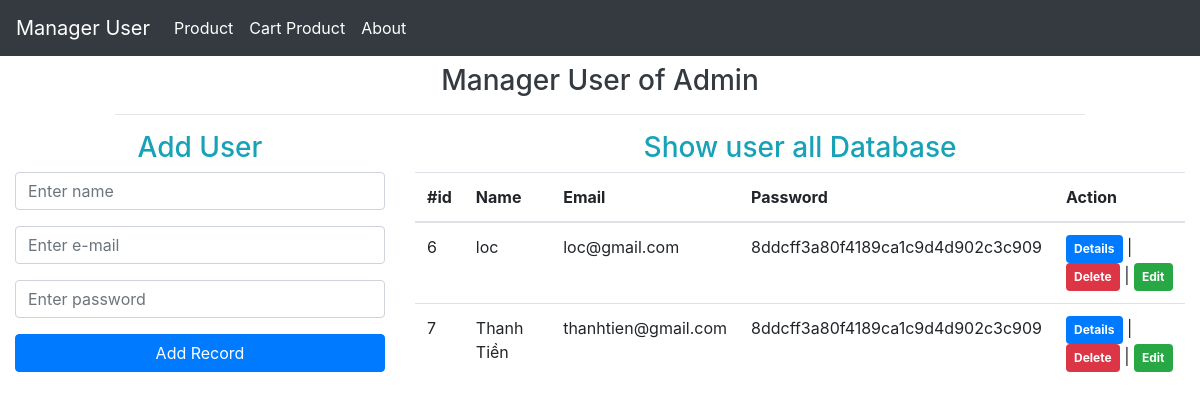
Page /admin/index.php on the earlier database version.
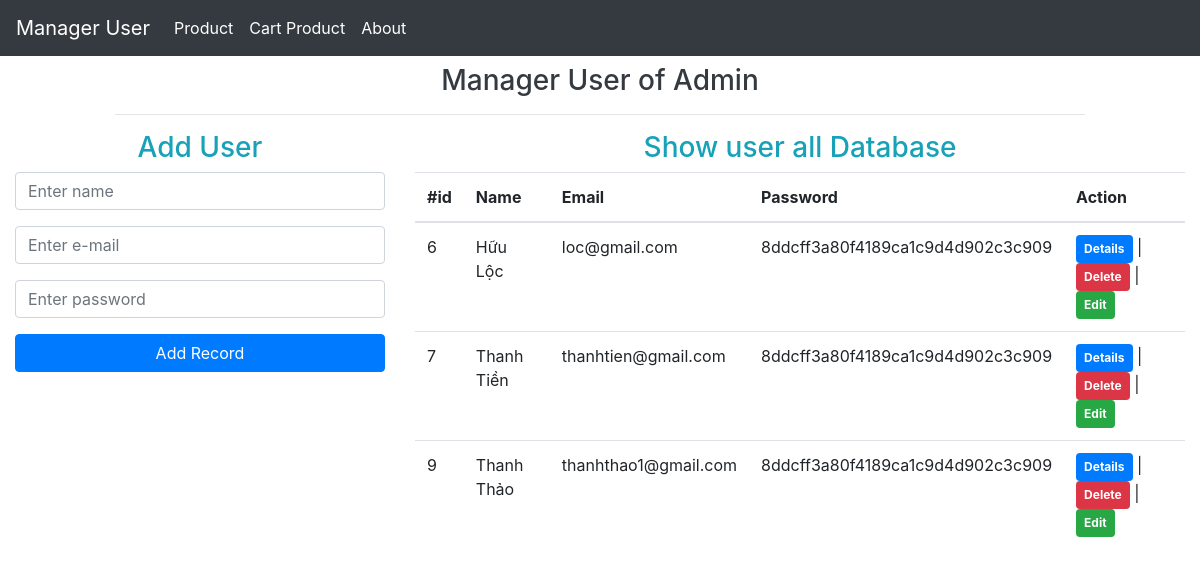
Same page on the later database version.
### tables this page shows
CREATE TABLE `users` (
  `id` int(11) NOT NULL,
  `username` varchar(255) NOT NULL,
  `email` varchar(255) NOT NULL,
  `password` varchar(255) NOT NULL
);

### admin/action.php (called while the page is built, shortened)
<?php
	$update=false;
	$name="";
	$email="";
	$password="";
?>

### admin/index.php (the view, shortened to what this page needs)
<?php
  include 'action.php';
?>
<!DOCTYPE html>
<html lang="en">
<head>
  <link rel="stylesheet" href="https://maxcdn.bootstrapcdn.com/bootstrap/4.1.3/css/bootstrap.min.css">
  <link rel="stylesheet" type="text/css" href="https://cdn.datatables.net/v/bs4/dt-1.10.18/datatables.min.css" />
</head>
<body>
  <nav class="navbar navbar-expand-md bg-dark navbar-dark">
    <a class="navbar-brand" href="#">Manager User</a>
    <div class="collapse navbar-collapse" id="collapsibleNavbar">
      <ul class="navbar-nav">
        <li class="nav-item active">
          <a class="nav-link" href="product.php">Product</a>
        </li>
        <li class="nav-item active">
        <a class="nav-link" href="cart.php">Cart Product</a>
        </li>
        <li class="nav-item active">
          <a class="nav-link" href="about.php">About</a>
        </li>
      </ul>
    </div>
  </nav>
  <div class="container-fluid">
    <div class="row justify-content-center">
      <div class="col-md-10">
        <h3 class="text-center text-dark mt-2">Manager User of Admin</h3>
        <hr>
      </div>
    </div>
    <div class="row">
      <div class="col-md-4">
        <h3 class="text-center text-info">Add User</h3>
        <form action="action.php" method="post" enctype="multipart/form-data">
          <div class="form-group">
            <input type="text" name="name" value="<?= $name; ?>" class="form-control" placeholder="Enter name" required>
          </div>
          <div class="form-group">
            <input type="email" name="email" value="<?= $email; ?>" class="form-control" placeholder="Enter e-mail" required>
          </div>
          <div class="form-group">
            <input type="password" name="password" value="<?= $password; ?>" class="form-control" placeholder="Enter password" required>
          </div>
          <div class="form-group">
            <?php if ($update == true) { ?>
            <input type="submit" name="update" class="btn btn-success btn-block" value="Update Record">
            <?php } else { ?>
            <input type="submit" name="add" class="btn btn-primary btn-block" value="Add Record">
            <?php } ?>
          </div>
        </form>
      </div>
      <div class="col-md-8">
        <?php
          $query = 'SELECT * FROM users';
          $stmt = $conn->prepare($query);
          $stmt->execute();
          $result = $stmt->get_result();
        ?>
        <h3 class="text-center text-info">Show user all Database</h3>
        <table class="table table-hover" id="data-table">
          <thead>
            <tr>
              <th>#id</th>
              <th>Name</th>
              <th>Email</th>
              <th>Password</th>
              <th>Action</th>
            </tr>
          </thead>
          <tbody>
            <?php while ($row = $result->fetch_assoc()) { ?>
            <tr>
              <td><?= $row['id']; ?></td>
              <td><?= $row['username']; ?></td>
              <td><?= $row['email']; ?></td>
              <td><?= $row['password']; ?></td>
              <td>
                <a href="details.php?details=<?= $row['id']; ?>" class="badge badge-primary p-2">Details</a> |
                <a href="action.php?delete=<?= $row['id']; ?>" class="badge badge-danger p-2" onclick="return confirm('Do you want delete this record?');">Delete</a> |
                <a href="index.php?edit=<?= $row['id']; ?>" class="badge badge-success p-2">Edit</a>
              </td>
            </tr>
            <?php } ?>
          </tbody>
        </table>
      </div>
    </div>
  </div>
</body>
</html>

Differences in the rows shown:
changed users "loc@gmail.com": username "loc" → "Hữu Lộc"
added users: id "9", username "Thanh Thảo", email "thanhthao1@gmail.com", password "8ddcff3a80f4189ca1c9d4d902c3c909"
